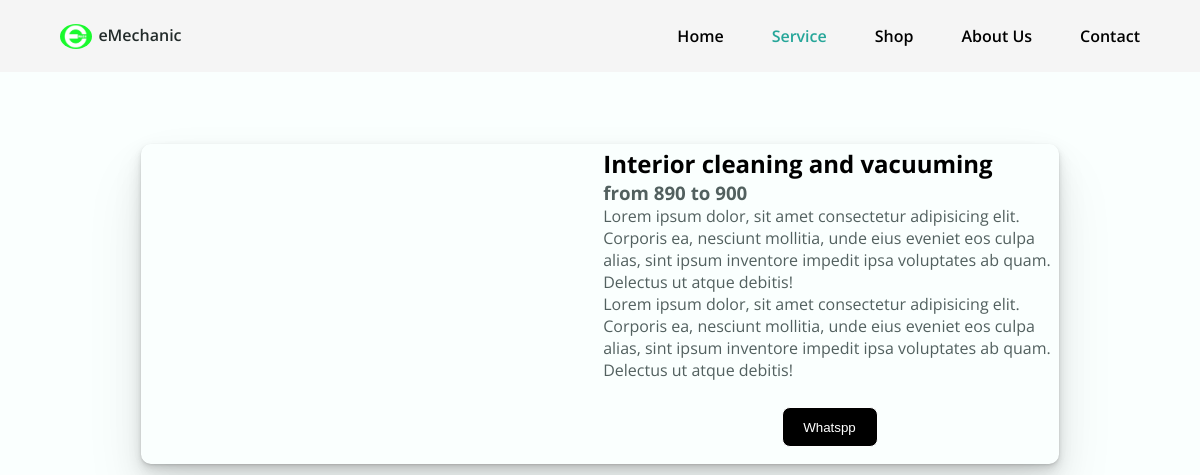
Before: /service/ with the older database file.
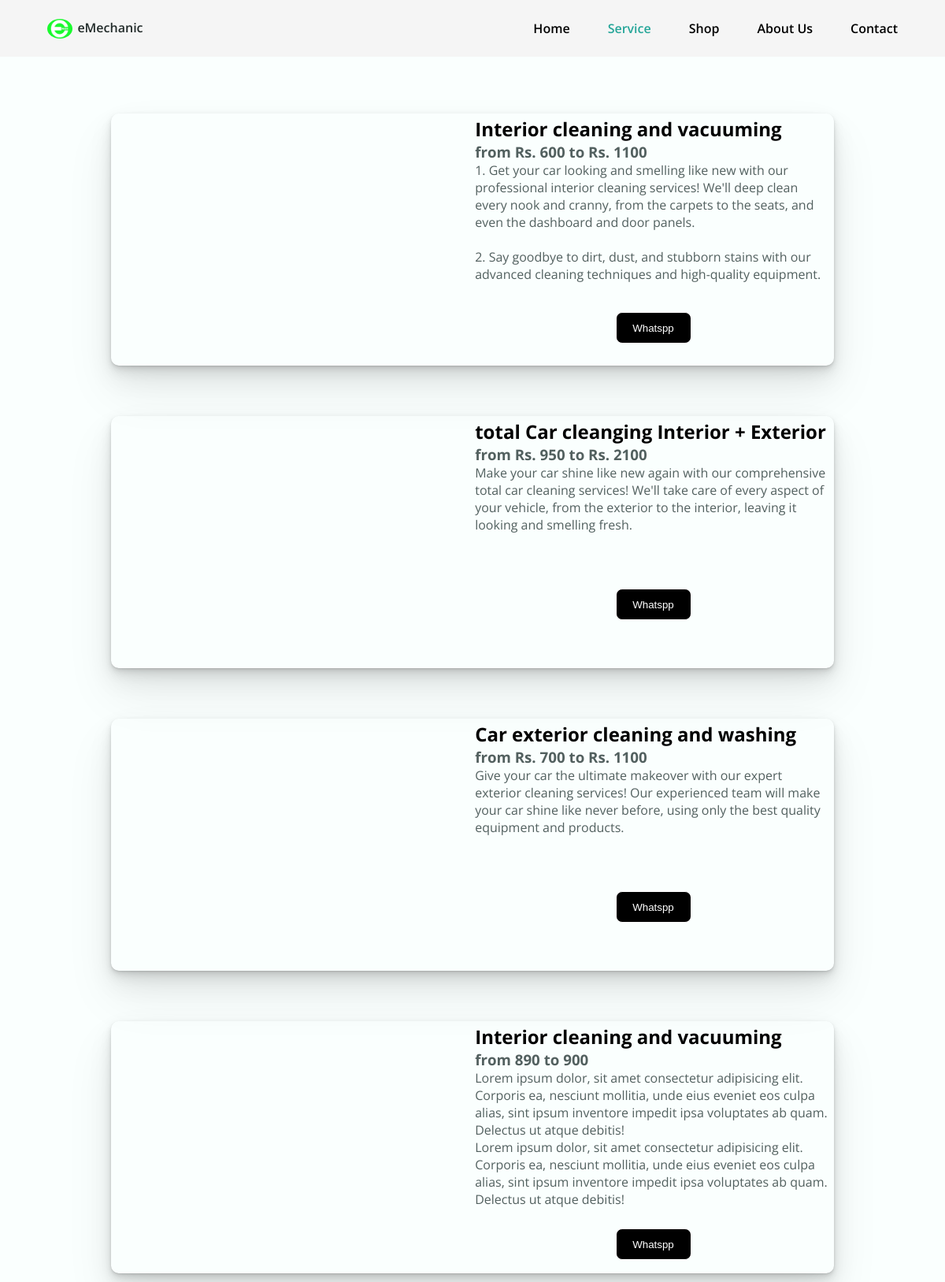
After: the same page with the newer database file.
### main/models.py (models this page shows, shortened)
class Service(models.Model):
    name = models.CharField(max_length=50)
    dis = models.TextField()
    minPrice = models.IntegerField()
    maxPrice = models.IntegerField()
    img = models.TextField()

### main/views.py (the view)
# urls.py: path('service/', views.service,name='service'),
def service(request):
    try:
        services = Service.objects.all()
        allData =[]
        for s in services:
            k = {}
            s.dis = s.dis.replace("\n", "<br>")
            k["service"] = s
            k["link"] = linkReplace(s.name)
            allData.append(k)
        data = {
            "allData" : allData
        }
    except:
        return HttpResponse("No product currently availiable")
    return render(request, "indexService.html",data)

### main/views.py (called while the page is built)
def linkReplace(link):
    replaced = link.replace(" ","%20")
    replaced = "https://wa.me/9021043882?text=Enquiry%20for%0a"+replaced.replace("\n","%0a")
    return replaced

### templates/indexService.html (shortened to what this page needs)
{% load static %}
<!DOCTYPE html>
<html lang="en">
<head>
    <link rel="stylesheet" href={% static 'assets/css/styles.css' %}>
</head>
<body>
    {% include 'header.html' %}
    <main>
        <section class="container section section__height" id="home">
            <div class="service__section">
                {% for data in allData %}
                <div class="newServiceBlock">
                    <div class="serviceImgLeft">
                    </div>
                    <div class="serviceDataRight">
                        <h2>{{data.service.name}}</h2>
                        <h3>from Rs. {{data.service.minPrice}} to Rs. {{data.service.maxPrice}}</h3>
                        <span>{{data.service.dis | safe}}</span>
                        <a href="{{data.link}}" target="_blank"> <button type="button" class="button__buy">Whatspp</button></a>
                    </div>
                </div>
                {% endfor %}
            </div>
            <div class="newServiceBlock">
                <div class="serviceImgLeft">
                </div>
                <div class="serviceDataRight">
                    <h2>Interior cleaning and vacuuming</h2>
                    <h3>from 890 to 900</h3>
                    <span>Lorem ipsum dolor, sit amet consectetur adipisicing elit. Corporis ea, nesciunt mollitia, unde eius eveniet eos culpa alias, sint ipsum inventore impedit ipsa voluptates ab quam. Delectus ut atque debitis!</span>
                    <span>Lorem ipsum dolor, sit amet consectetur adipisicing elit. Corporis ea, nesciunt mollitia, unde eius eveniet eos culpa alias, sint ipsum inventore impedit ipsa voluptates ab quam. Delectus ut atque debitis!</span>
                    <a href="{{data.link}}" target="_blank"> <button type="button" class="button__buy">Whatspp</button></a>
                </div>
            </div>
        </section>
    </main>
</body>
</html>

### templates/header.html (shortened to what this page needs)
{% load static %}
<header class="header" id="header">
    <nav class="nav container">
        <a href="/" class="nav__logo"> <img src={% static 'assets/img/logo.jpg' %} alt="" class="nav__img"><span class="titel__eM">eMechanic</span></a>
        <div class="nav__menu" id="nav-menu">
            <ul class="nav__list">
                <li class="nav__item">
                    <a href="/" class=
                    {% if request.path == "/" %}
                        "nav__link__active nav__link"
                    {% else %}
                        "nav__link active-link"
                    {% endif %}
                         >
                        <span class="nav__name">Home</span>
                    </a>
                </li>
                <li class="nav__item">
                    <a href="/service/" class=
                {% if request.path == "/service/" %}
                    "nav__link__active nav__link"
                {% else %}
                    "nav__link active-link"
                {% endif %}>
                        <span class="nav__name">Service</span>
                    </a>
                </li>
                <li class="nav__item">
                    <a href="/shop/" class=
                {% if request.path == "/shop/" %}
                    "nav__link__active nav__link"
                {% else %}
                    "nav__link active-link"
                {% endif %}>
                        <span class="nav__name">Shop</span>
                    </a>
                </li>
                <li class="nav__item">
                    <a href="/about/" class=
                {% if request.path == "/about/" %}
                    "nav__link__active nav__link"
                {% else %}
                    "nav__link active-link"
                {% endif %}>
                        <span class="nav__name">About Us</span>
                    </a>
                </li>
                <li class="nav__item">
                    <a href="/contact/" class=
                {% if request.path == "/contact/" %}
                    "nav__link__active nav__link"
                {% else %}
                    "nav__link active-link"
                {% endif %}>
                        <span class="nav__name">Contact</span>
                    </a>
                </li>
            </ul>
        </div>
    </nav>
</header>

### static/assets/css/styles.css (style rules this page uses)
:root { --header-height: 3rem; --hue: 174; --sat: 63%; --first-color: hsl(var(--hue), var(--sat), 40%); --first-color-alt: hsl(var(--hue), var(--sat), 36%); --title-color: hsl(var(--hue), 12%, 15%); --text-color: hsl(var(--hue), 8%, 35%); --body-color: hsl(var(--hue), 100%, 99%); --container-color: #FFF; --body-font: 'Open Sans', sans-serif; --h1-font-size: 1.5rem; --normal-font-size: .938rem; --tiny-font-size: .625rem; --z-tooltip: 10; --z-fixed: 100; }
@media screen and (min-width: 968px) { :root { --h1-font-size: 2.25rem; --normal-font-size: 1rem; } }
* { box-sizing: border-box; padding: 0; margin: 0; }
html { scroll-behavior: smooth; }
body { margin: var(--header-height) 0 0 0; font-family: var(--body-font); font-size: var(--normal-font-size); background-color: var(--body-color); color: var(--text-color); }
ul { list-style: none; }
a { text-decoration: none; }
.section { padding: 1rem 0 2rem 0; }
.section__height { height: 100%; }
.container { max-width: auto; max-width: 90%; margin: auto; }
.header { position: fixed; top: 0; left: 0; width: 100%; background-color: #F5F5F5; z-index: var(--z-fixed); transition: .4s; }
.nav { height: var(--header-height); display: flex; justify-content: space-between; align-items: center; }
.nav__img { width: 32px; border-radius: 50%; margin-right: 0.4rem; }
.nav__logo { color: var(--title-color); font-weight: 600; display: flex; }
.nav__list, .nav__link { display: flex; }
.nav__link { flex-direction: column; align-items: center; row-gap: 4px; color: black; font-weight: 600; }
.nav__link__active { flex-direction: column; align-items: center; row-gap: 4px; color: var(--first-color); fill: var(--first-color) ; font-weight: 600; }
.nav__list { justify-content: space-around; }
.nav__name { font-size: var(--tiny-font-size); }
@media screen and (min-width: 576px) { .nav__list { justify-content: center; column-gap: 3rem; } }
@media screen and (min-width: 767px) { body { margin: 0; } }
@media screen and (min-width: 767px) { .section { padding: 7rem 0 2rem; } }
@media screen and (min-width: 767px) { .nav { height: calc(var(--header-height) + 1.5rem); } }
@media screen and (min-width: 767px) { .nav__name { font-size: var(--normal-font-size); } }
@media screen and (min-width: 1024px) { .container { margin-left: auto; margin-right: auto; } }
.button__buy { color: rgb(255, 255, 255); background-color: rgb(0, 0, 0); border: 1px solid rgb(255, 255, 255); border-radius: 0.5rem; height: 2.5rem; width: 6rem; margin: auto; margin-top: 0.8rem; }
.service__section { display: flex; flex-direction: column; justify-content: space-around; align-items: center; justify-self: center; }
h2 { color: black; }
.newServiceBlock { box-shadow: 0 1px 2px rgba(0,0,0,0.07), 0 2px 4px rgba(0,0,0,0.07), 0 4px 8px rgba(0,0,0,0.07), 0 8px 16px rgba(0,0,0,0.07), 0 16px 32px rgba(0,0,0,0.07), 0 32px 64px rgba(0,0,0,0.07); display: flex; justify-content: space-between; height: 20rem; width: 85%; margin: 2rem auto; border-radius: 10px; overflow: hidden; }
.serviceImgLeft { width: 40%; }
.serviceDataRight { display: flex; flex-direction: column; height: fit; width: 50%; padding: 0.2rem; }
.serviceDataRight > a { margin: auto; }

Changed rows visible on the page:
added Service: service.name "Interior cleaning and vacuuming", service.minPrice "600", service.maxPrice "1100", service.dis "1. Get your car looking and smelling like new with our professional interior cleaning services! We'll deep clean every nook and cranny, from the carpets to the seats, and even the dashboard and door panels. 2. Say goodbye to dirt, dust, and stubborn stains with our advanced cleaning techniques and high-quality equipment."
added Service: service.name "total Car cleanging Interior + Exterior", service.minPrice "950", service.maxPrice "2100", service.dis "Make your car shine like new again with our comprehensive total car cleaning services! We'll take care of every aspect of your vehicle, from the exterior to the interior, leaving it looking and smelling fresh."
added Service: service.name "Car exterior cleaning and washing", service.minPrice "700", service.maxPrice "1100", service.dis "Give your car the ultimate makeover with our expert exterior cleaning services! Our experienced team will make your car shine like never before, using only the best quality equipment and products."
